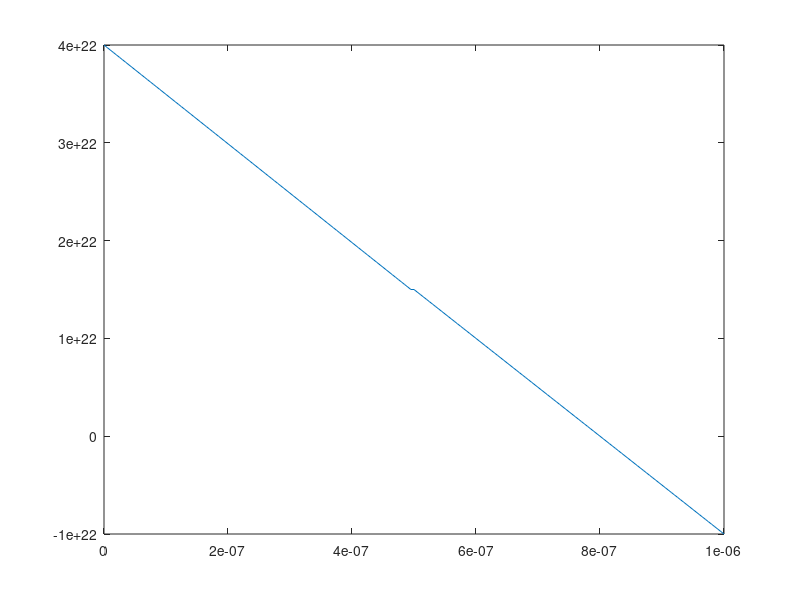

Recreate this plot in MATLAB. (Note: this script raises an error after producing the figure.)
Coupled = 1;
TwoCarriers = 1;
RC = 1;

nx = 201;
l = 1e-6;

x =linspace(0,l,nx);
dx = x(2)-x(1);
xm = x(1:nx-1) + 0.5*dx;

ni = x < l/2;
pi = x >= l/2;

Nd = 4e16 * 1e6; % Const. 1/cm3 (100 cm/m)^3
Na = 1e16 * 1e6;
NetDoping(ni) = linspace(4e16,1.5e16,100).*1e6;
NetDoping(pi) = linspace(1.5e16,-1e16,101).*1e6;

plot(x,NetDoping)
x0 = l/2;
nw = l/20;
npDisturbance = 0e16*1e6*exp(-((x-x0)/nw).^2);

JBC = 1;

RVbc = 0;

TStop = 80000000*1e-18;
PlDelt = 1000000*1e-18;

Phi =  C.Vt *log(Na*Nd/(niSi*niSi));
W  = sqrt(2*EpiSi*(Nd+Nd)*(Phi)/(C.q_0*Nd*Na));
Wn = W*Na/(Nd+Na);
Wp = (W - Wn);

LVbc = Phi;

PlotSS = 0;
PlotYAxis = {[0 Phi+0.1] [0e5 40e5] [-20e2 40e2]...
    [0e21 2.5e22] [0 1.1e22] [0 20e43]...
    [-5e33 5e33] [-5e33 5e33] [-0e8 3e8] ...
    [1e-3 1e8] [-3e6 1e6] [0 2.5e22]};
doPlotImage = 1;

SecondSim = 1;
LVbc2 = Phi-0.3;
TStop2 = TStop +  80000000*1e-18;

fprintf('Phi: %g W: %g Wn: %g Wp: %g \n',Phi,W,Wn,Wp) 
